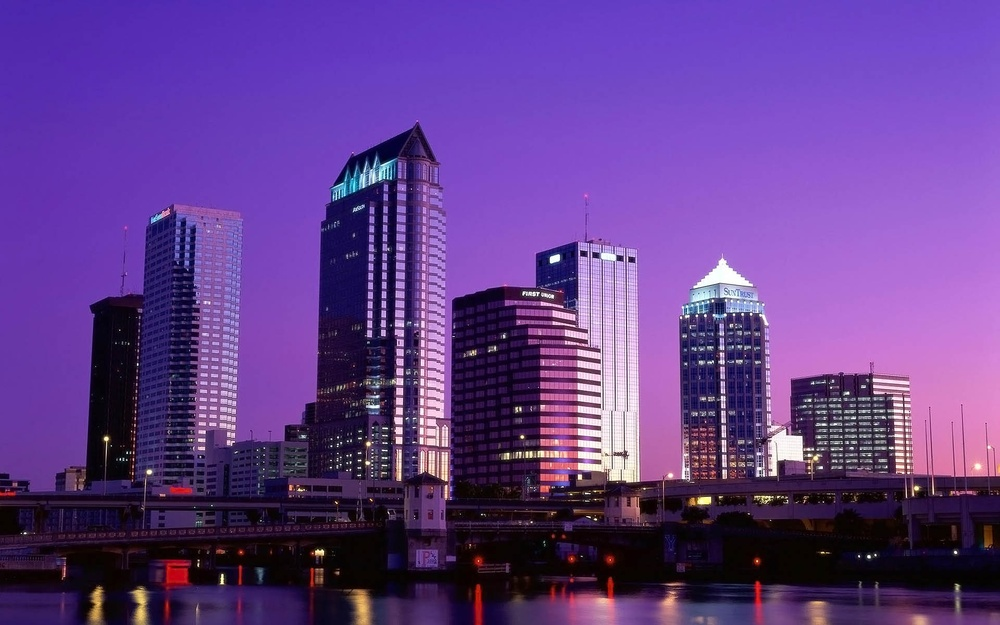
#> input picture image.jpg, 1000 x 625 px, shrunk from 1920 x 1200 before the run
$ jupyter execute '03)COLOR SPACE CONVERSIONS.ipynb'
#> lines starting #> are read from the running program, lines starting #| are printed output that depends on the picture
[cell 1]
import cv2
import numpy as np
from matplotlib import pyplot as plt

# COLOR SPACE CONVERSIONS :

[cell 2]
image = cv2.imread("image.jpg")
#> image is the input picture: shape (625, 1000, 3); mean B, G, R 139.1, 61.5, 99.5

original_rgb = cv2.cvtColor(image , cv2.COLOR_BGR2RGB)

# Convert to different color spaces
gray_image = cv2.cvtColor(image, cv2.COLOR_BGR2GRAY)
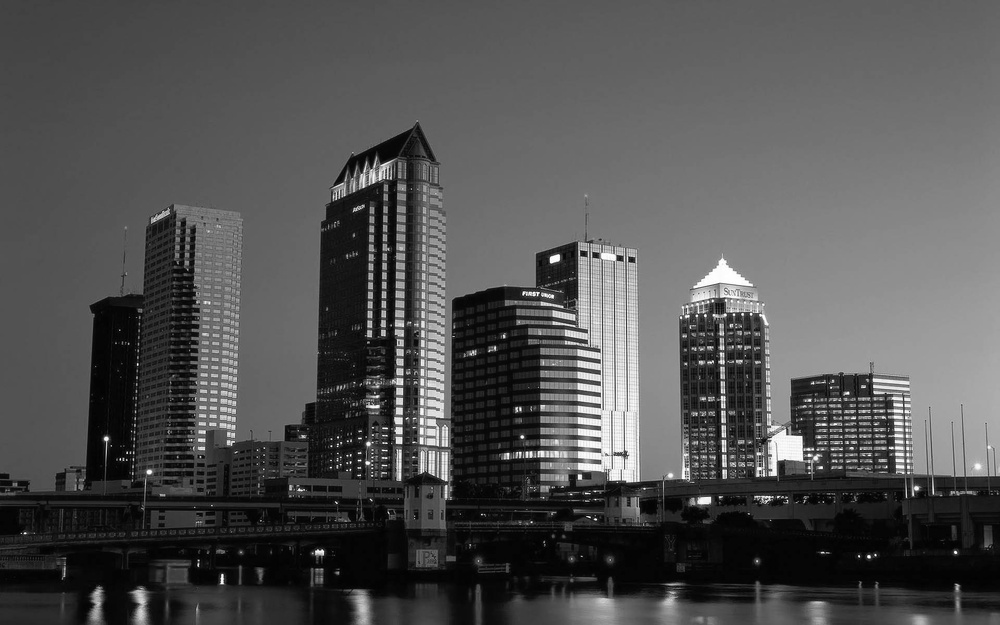
#> gray_image: shape (625, 1000); min 0, max 255, mean 81.7
hsv_image = cv2.cvtColor(image, cv2.COLOR_BGR2HSV)
#> hsv_image: shape (625, 1000, 3); mean H, S, V 131.2, 155.8, 142.2
lab_image = cv2.cvtColor(image, cv2.COLOR_BGR2LAB)
#> lab_image: shape (625, 1000, 3); mean of channels 0, 1, 2 85.5, 160.4, 92.5

plt.figure(figsize=(15, 10))

plt.subplot(2, 2, 1)
plt.imshow(original_rgb)
plt.title('🎨 Original (BGR)')
plt.axis('off')

plt.subplot(2, 2, 2)
plt.imshow(gray_image, cmap='gray')
plt.title('⚫ Grayscale')
plt.axis('off')

plt.subplot(2, 2, 3)
plt.imshow(hsv_image)
plt.title('🌈 HSV Color Space')
plt.axis('off')

plt.subplot(2, 2, 4)
plt.imshow(lab_image)
plt.title('🎨 LAB Color Space')
plt.axis('off')

plt.tight_layout()
plt.show()
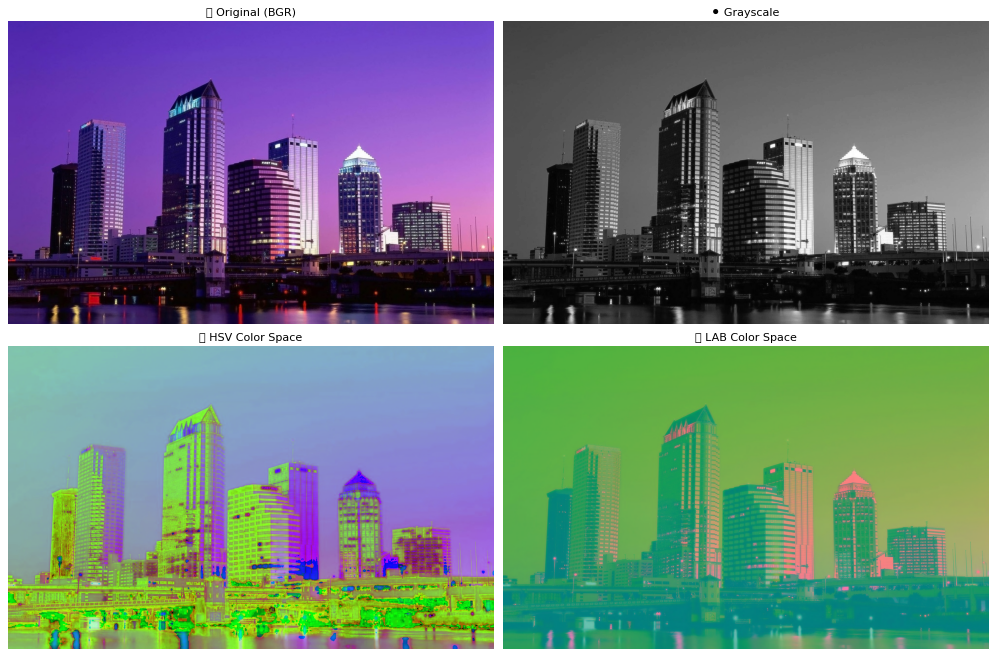
#> figure drawn by matplotlib, 4 panels
